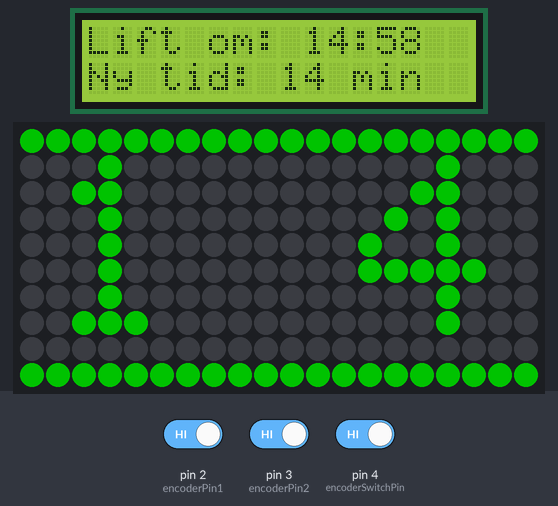
The sketch below on a simulated Arduino Uno, built with avr-gcc and run on an emulated ATmega328P. Shown: 16×2 character LCD, 20×10 RGB LED matrix (first LED top left, wired row by row). Inputs (shaded band) come from the test bench; at power-on: pin 4 (encoderSwitchPin) HIGH, pin 2 (encoderPin1) HIGH, pin 3 (encoderPin2) HIGH. Dim RGB values are drawn brighter than linear.

Above: at 1.27 s.
1.3 s: pin 4 (encoderSwitchPin) driven LOW
At 1.7 s:
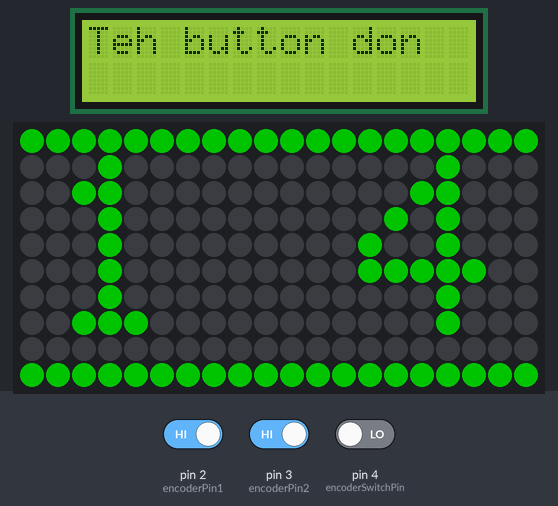
4.3 s: pin 2 (encoderPin1) driven LOW
At 4.8 s:
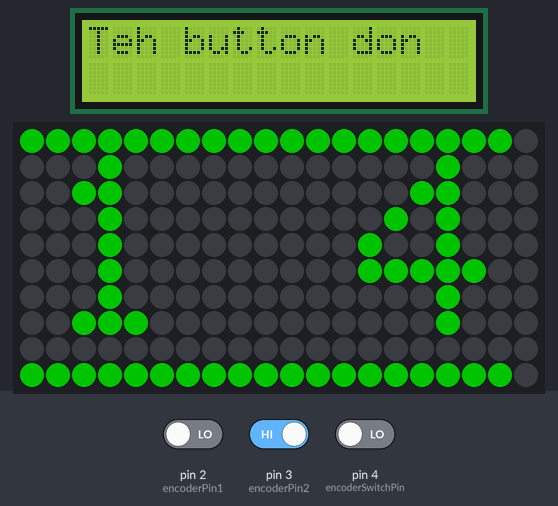
5.8 s: pin 3 (encoderPin2) driven LOW
At 7.8 s:
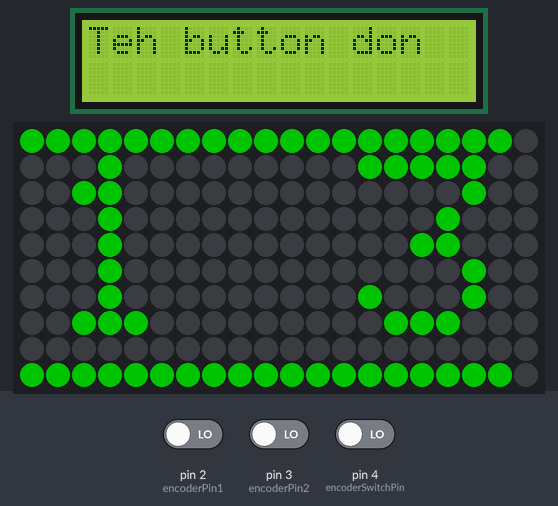
8.8 s: pin 2 (encoderPin1) driven HIGH
At 9.6 s:
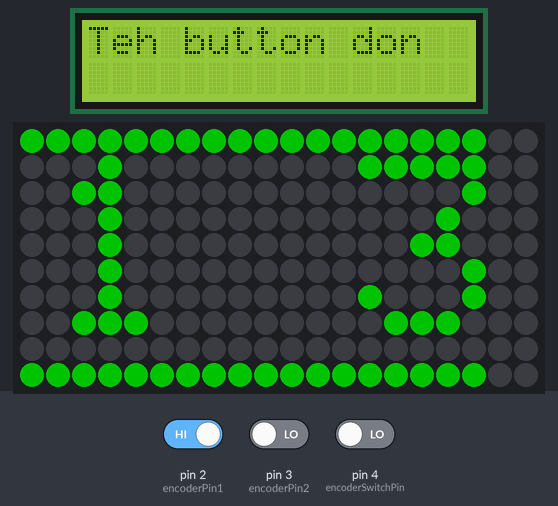
10.6 s: pin 3 (encoderPin2) driven HIGH
At 13.2 s:
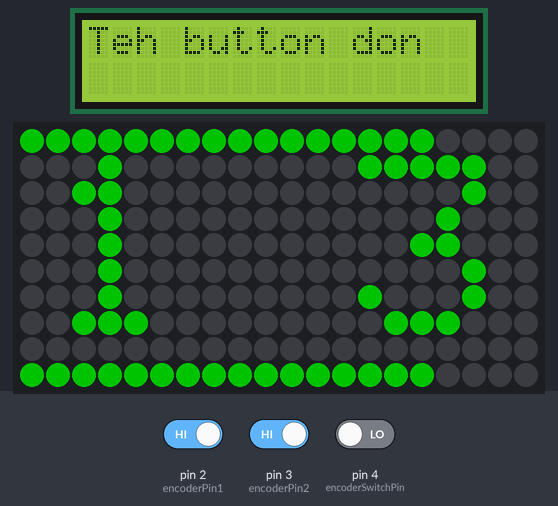
13.6 s: pin 2 (encoderPin1) driven LOW
At 15.0 s:
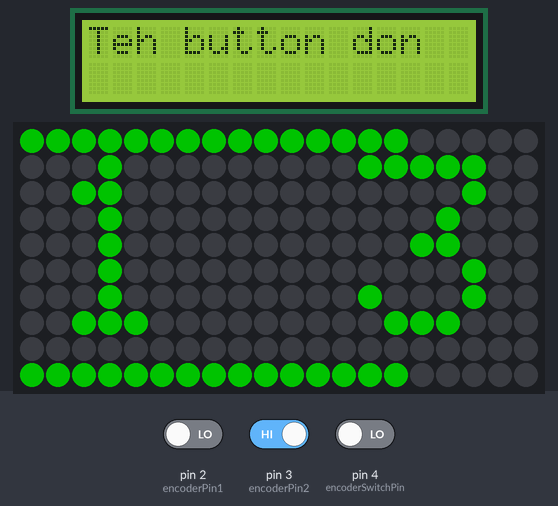
Timing chart, 0 to 16.6 s (numbered marks = the images above; inputs shaded):
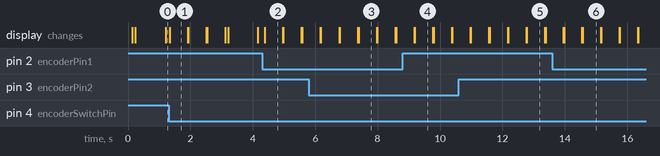

The sketch:

Lift_countdown.ino
```cpp
// (licence header left out)
#include <Adafruit_NeoPixel.h>
#include <Adafruit_GFX.h>
#include <Adafruit_NeoMatrix.h>
#include <LiquidCrystal.h>

#ifndef PSTR
 #define PSTR // Make Arduino Due happy
#endif

// Which pin on the Arduino is connected to the NeoPixels?
#define ARRAY_PIN      6

//Defining the neomatrix and LCD display
Adafruit_NeoMatrix matrix = Adafruit_NeoMatrix(20, 10, 6,
  NEO_MATRIX_TOP     + NEO_MATRIX_LEFT +
  NEO_MATRIX_ROWS    + NEO_MATRIX_PROGRESSIVE,
  NEO_GRB            + NEO_KHZ800);
LiquidCrystal lcd(12, 11, 10, 9, 8, 7);

// Rotary encoder code
int encoderPin1 = 2;
int encoderPin2 = 3;
int encoderSwitchPin = 4; //push button switch

volatile int lastEncoded = 0;
volatile long encoderValue = 0;
long lastEncoderValue = 0;

int lastMSB = 0;
int lastLSB = 0;

//Matrix and color related constants & variables
const uint16_t colors[] = {
  matrix.Color(255, 0, 0), matrix.Color(255, 255, 0), matrix.Color(0, 255, 0), matrix.Color(0, 0, 255) };
int pass = 0;

//Countdown timer variables
long countdownTimer;//set for default of 20 minutes

unsigned long refreshTimer;
unsigned long liftTime;
unsigned long snapshotTime;
bool snapshotToggle = false;
unsigned long settingTime;

void setup() {
  lcd.begin(16, 2);
  liftTime = millis() + 900000;
  matrix.begin(); // This initializes the NeoPixel library.
  matrix.setTextWrap(false);
  matrix.setBrightness(90);
  matrix.setTextColor(colors[0]);
  matrix.setTextSize(1.2);

  pinMode(encoderPin1, INPUT);
  pinMode(encoderPin2, INPUT);
  pinMode(encoderSwitchPin, INPUT);

  digitalWrite(encoderPin1, HIGH); //turn pullup resistor on
  digitalWrite(encoderPin2, HIGH); //turn pullup resistor on
  digitalWrite(encoderSwitchPin, HIGH); //turn pullup resistor on

  //call updateEncoder() when any high/low changed seen
  //on interrupt 0 (pin 2), or interrupt 1 (pin 3)
  attachInterrupt(0, updateEncoder, CHANGE);
  attachInterrupt(1, updateEncoder, CHANGE);
}

//####### CODE STARTS ######
void loop() {
  unsigned long encoderDeltaTime;
  countdownTimer = (long)((liftTime - millis())/1000);
  long encoderDelta = encoderValue - lastEncoderValue;
  if (!encoderDelta){
    encoderDeltaTime = countdownTimer;
  }else{
    encoderDeltaTime = (unsigned long) ((encoderDelta / 4) * 60) + snapshotTime ;
  }

  if(((millis() - settingTime) <= 3000) && !digitalRead(encoderSwitchPin)){
    lcd.clear();
    lcd.print("Teh button don");
    delay(500);
    liftTime = millis() + (encoderDeltaTime * 1000); //rotary gives 4 increases per tick.
    lastEncoderValue = encoderValue;
    snapshotToggle = false;
  }else if((millis() - settingTime) >3000){
    lastEncoderValue = encoderValue;
    snapshotToggle = false;
  }

  paintMatrix(countdownTimer);
  matrix.show();

  if ((millis() - refreshTimer >= 250) || encoderDelta){
    lcd.clear();
    refreshTimer = millis();
  }
  printNewTime(encoderDeltaTime);
}

uint32_t Wheel(byte WheelPos) {
  WheelPos = 255 - WheelPos;
  if(WheelPos < 85) {
   return matrix.Color(255 - WheelPos * 3, 0, WheelPos * 3);
  } else if(WheelPos < 170) {
    WheelPos -= 85;
   return matrix.Color(0, WheelPos * 3, 255 - WheelPos * 3);
  } else {
   WheelPos -= 170;
   return matrix.Color(WheelPos * 3, 255 - WheelPos * 3, 0);
  }
}

void paintMatrix(long countdownTimer){
  matrix.fillScreen(1);
  matrix.setCursor(1, 1);

  if (countdownTimer <= 60){
    liftEvent();
  }else{
    matrix.print(String(countdownTimer / 600) + " " + String(countdownTimer / 60 % 10));
    for (int i = 0; i <= (int)((countdownTimer % 60) /3); i++){
      matrix.drawPixel(i, 0, colors[pass]);
      matrix.drawPixel(i, 9, colors[pass]);
    }
  }
  pass = (countdownTimer - 60) / 300;
  if (countdownTimer >= 1000){
    pass = 3;
  }
  matrix.setTextColor(colors[pass]);
}

void liftEvent(){
  matrix.setCursor(0,1);
  matrix.print("L");
  matrix.setCursor(5,1);
  matrix.print("I");
  matrix.setCursor(10,1);
  matrix.print("F");
  matrix.setCursor(15,1);
  matrix.print("T");
  matrix.drawPixel(14, 1, matrix.Color(0,0,0));
  matrix.drawPixel(13, 4, matrix.Color(0,0,0));
}

void printNewTime(int encoderDeltaTime){
  lcd.setCursor(0,0);
  lcd.print("Lift om: " + String(countdownTimer / 60) + ":" + String(countdownTimer % 60));
  lcd.setCursor(0,1);
  lcd.print("Ny tid: " + String(encoderDeltaTime / 60) +  " min");
  delay(20);
}

void updateEncoder(){
  int MSB = digitalRead(encoderPin1); //MSB = most significant bit
  int LSB = digitalRead(encoderPin2); //LSB = least significant bit

  int encoded = (MSB << 1) |LSB; //converting the 2 pin value to single number
  int sum  = (lastEncoded << 2) | encoded; //adding it to the previous encoded value

  if(sum == 0b1101 || sum == 0b0100 || sum == 0b0010 || sum == 0b1011) encoderValue ++;
  if(sum == 0b1110 || sum == 0b0111 || sum == 0b0001 || sum == 0b1000) encoderValue --;

  lastEncoded = encoded; //store this value for next time
  settingTime = millis();
  if(snapshotToggle != true){
    snapshotTime = round(((liftTime - millis())/1000)/60) * 60;
    snapshotToggle = true;
  }
}
```

Measured:
- after the input at 1.3 s, the display: changes at once (image 1)
- after the input at 4.3 s, the display: changes after 0.08 s (image 2)
- what the display in image 1 shows lasts 0.6 s, from 1.3 s to 1.9 s
